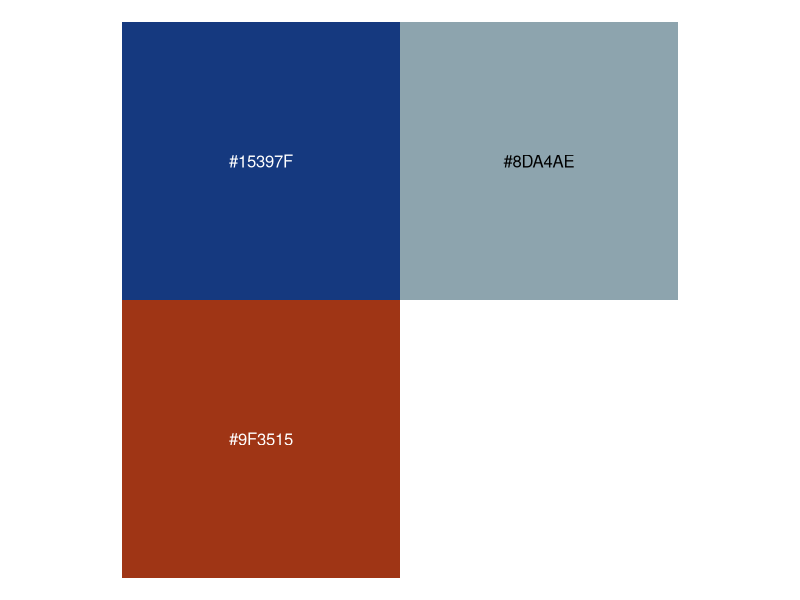

Write the R code that produced this figure. (Note: this script raises an error after producing the figure.)
## ---- chunk 1
library(tidyverse)
library(scales)
library(patchwork)
## ---- chunk 2
psc_blue <- "#15397F"
psc_lightblue <- "#8DA4AE"
psc_red <- "#9F3515"
## ---- chunk 3
show_col(
  c(
    psc_blue,
    psc_lightblue,
    psc_red
  ),
  borders = NA
)
## ---- chunk 4
single_family_homes <-
  read_rds("data/single_family_homes.rds")
## ---- chunk 5
single_family_homes |>
  print(n = Inf)
## ---- chunk 6
comparison_plot <- function(df, highlight_town) {
  df |>
    ggplot(
      aes(
        x = value,
        y = 1
      )
    ) +
    geom_hline(
      yintercept = 1,
      color = "gray90",
      linewidth = 0.25
    ) +
    geom_point(
      shape = 124,
      color = "gray80",
      size = 5
    ) +
    expand_limits(
      x = 0
    ) +
    theme_void() +
    theme(
      axis.text.x = element_text(
        size = 13,
        color = "gray40"
      ),
      legend.position = "none",
      plot.margin = margin(rep(20, 4))
    ) +
    geom_point(
      data = df |> filter(location == highlight_town),
      shape = 124,
      color = "gray30",
      size = 10
    )
}
## ---- chunk 7
#| fig-height: 1.5
comparison_plot(
  df = single_family_homes,
  highlight_town = "Hartford"
)
## ---- chunk 8
comparison_plot <- function(df, highlight_town) {
  df |>
    ggplot(
      aes(
        x = value,
        y = 1
      )
    ) +
    geom_hline(
      yintercept = 1,
      color = "gray90",
      linewidth = 0.25
    ) +
    geom_point(
      shape = 124,
      color = "gray80",
      size = 5
    ) +
    scale_x_continuous(
      labels = percent_format(accuracy = 1)
    ) +
    expand_limits(
      x = 0
    ) +
    theme_void() +
    theme(
      axis.text.x = element_text(
        size = 13,
        color = "gray40"
      ),
      legend.position = "none",
      plot.margin = margin(rep(20, 4))
    ) +
    geom_point(
      data = df |> filter(location == highlight_town),
      shape = 124,
      color = "gray30",
      size = 10
    )
}
## ---- chunk 9
#| fig-height: 1.5
comparison_plot(
  df = single_family_homes,
  highlight_town = "Hartford"
)
## ---- chunk 10
comparison_plot <- function(df, highlight_town, value_type) {
  plot <-
    df |>
    ggplot(
      aes(
        x = value,
        y = 1
      )
    ) +
    geom_hline(
      yintercept = 1,
      color = "gray90",
      linewidth = 0.25
    ) +
    geom_point(
      shape = 124,
      color = "gray80",
      size = 5
    ) +
    expand_limits(
      x = 0
    ) +
    theme_void() +
    theme(
      axis.text.x = element_text(
        size = 13,
        color = "gray40"
      ),
      legend.position = "none",
      plot.margin = margin(rep(20, 4))
    ) +
    geom_point(
      data = df |> filter(location == highlight_town),
      shape = 124,
      color = "gray30",
      size = 10
    )

  if (value_type == "percent") {
    final_plot <-
      plot +
      scale_x_continuous(
        labels = percent_format(accuracy = 1)
      )
  }

  if (value_type == "number") {
    final_plot <-
      plot +
      scale_x_continuous(
        labels = comma_format(accuracy = 1)
      )
  }

  final_plot
}
## ---- chunk 11
#| fig-height: 1.5
#| code-line-numbers: "4"
comparison_plot(
  df = single_family_homes,
  highlight_town = "Hartford",
  value_type = "percent"
)
## ---- chunk 12
total_population <-
  read_rds("data/total_population.rds")
## ---- chunk 13
total_population |>
  print(n = Inf)
## ---- chunk 14
#| fig-height: 1.5
comparison_plot(
  df = total_population,
  highlight_town = "Hartford",
  value_type = "number"
)
## ---- chunk 15
total_population <-
  read_rds("data/total_population.rds")
## ---- chunk 16
#| echo: true
big_number_plot <- function(value, text) { }
## ---- chunk 17
#| echo: true
#| code-line-numbers: "3-13"
big_number_plot <- function(value, text) {
  ggplot() +
    # Add value
    geom_text(
      aes(
        x = 1,
        y = 1,
        label = value
      ),
      fontface = "bold",
      size = 20,
      hjust = 0
    ) +
    theme_void()
}
## ---- chunk 18
#| echo: true
#| code-line-numbers: "15-24"
big_number_plot <- function(value, text) {
  ggplot() +
    # Add value
    geom_text(
      aes(
        x = 1,
        y = 1,
        label = value
      ),
      fontface = "bold",
      size = 20,
      hjust = 0
    ) +
    # Add text
    geom_text(
      aes(
        x = 1,
        y = 2,
        label = str_to_upper(text)
      ),
      color = "gray70",
      size = 7,
      hjust = 0
    ) +
    theme_void()
}
## ---- chunk 19
#| echo: true
#| code-line-numbers: "25"
big_number_plot <- function(value, text) {
  ggplot() +
    # Add value
    geom_text(
      aes(
        x = 1,
        y = 1,
        label = value
      ),
      fontface = "bold",
      size = 20,
      hjust = 0
    ) +
    # Add text
    geom_text(
      aes(
        x = 1,
        y = 2,
        label = str_to_upper(text)
      ),
      color = "gray70",
      size = 7,
      hjust = 0
    ) +
    theme_void()
}
## ---- chunk 20
big_number_plot <- function(value, text) {
  ggplot() +
    # Add value
    geom_text(
      aes(
        x = 1,
        y = 1,
        label = value
      ),
      fontface = "bold",
      size = 20,
      hjust = 0
    ) +
    # Add text
    geom_text(
      aes(
        x = 1,
        y = 2,
        label = str_to_upper(text)
      ),
      color = "gray70",
      size = 7,
      hjust = 0,
      lineheight = 1
    ) +
    scale_y_continuous(limits = c(0, 2.25)) +
    theme_void()
}
## ---- chunk 21
#| fig-height: 2
big_number_plot(
  value = "19%",
  text = "Single-Family Homes as\nPercent of All Homes"
)
## ---- chunk 22
#| echo: true
psc_blue <- "#15397F"
psc_lightblue <- "#8DA4AE"
psc_red <- "#9F3515"
## ---- chunk 23
show_col(
  c(
    psc_blue,
    psc_lightblue,
    psc_red
  ),
  borders = NA
)
## ---- chunk 24
comparison_plot <- function(df, highlight_town, highlight_color, value_type) {
  plot <-
    df |>
    ggplot(
      aes(
        x = value,
        y = 1
      )
    ) +
    geom_hline(
      yintercept = 1,
      color = "gray90",
      linewidth = 0.25
    ) +
    geom_point(
      shape = 124,
      color = "gray80",
      size = 5
    ) +
    expand_limits(
      x = 0
    ) +
    theme_void() +
    theme(
      axis.text.x = element_text(
        size = 13,
        color = "gray40"
      ),
      legend.position = "none",
      plot.margin = margin(rep(20, 4))
    ) +
    geom_point(
      data = df |> filter(location == highlight_town),
      shape = 124,
      color = highlight_color,
      size = 10
    )

  if (value_type == "percent") {
    final_plot <-
      plot +
      scale_x_continuous(
        labels = percent_format(accuracy = 1)
      )
  }

  if (value_type == "number") {
    final_plot <-
      plot +
      scale_x_continuous(
        labels = comma_format(accuracy = 1)
      )
  }

  final_plot
}
## ---- chunk 25
#| fig-height: 1.5
comparison_plot(
  df = single_family_homes,
  highlight_town = "Hartford",
  highlight_color = psc_blue,
  value_type = "percent"
)
## ---- chunk 26
#| fig-height: 1.5
comparison_plot(
  df = total_population,
  highlight_town = "Hartford",
  highlight_color = psc_red,
  value_type = "number"
)
## ---- chunk 27
#| echo: true
big_number_plot <- function(value, text, value_color) { }
## ---- chunk 28
#| echo: true
#| code-line-numbers: "1,10"
big_number_plot <- function(value, text, value_color) {
  ggplot() +
    # Add value
    geom_text(
      aes(
        x = 1,
        y = 1,
        label = value
      ),
      color = value_color,
      fontface = "bold",
      size = 20,
      hjust = 0
    ) +
    # Add text
    geom_text(
      aes(
        x = 1,
        y = 2,
        label = str_to_upper(text)
      ),
      size = 7,
      hjust = 0
    ) +
    theme_void()
}
## ---- chunk 29
big_number_plot <- function(value, text, value_color) {
  ggplot() +
    # Add value
    geom_text(
      aes(
        x = 1,
        y = 1,
        label = value
      ),
      color = value_color,
      fontface = "bold",
      size = 20,
      hjust = 0
    ) +
    # Add text
    geom_text(
      aes(
        x = 1,
        y = 2,
        label = str_to_upper(text)
      ),
      color = "gray70",
      size = 7,
      hjust = 0,
      lineheight = 1
    ) +
    scale_y_continuous(limits = c(0, 2.5)) +
    theme_void()
}
## ---- chunk 30
#| fig-height: 1.75
big_number_plot(
  value = "19%",
  text = "Single-Family Homes as\nPercent of All Homes",
  value_color = psc_blue
)
## ---- chunk 31
#| fig-height: 1.75
big_number_plot(
  value = "122,549",
  text = "Total Population",
  value_color = psc_red
)
## ---- chunk 32
theme_psc <- function() {
  theme_void(base_family = "Open Sans") +
    theme(
      axis.text.x = element_text(
        size = 13,
        color = "gray40"
      ),
      legend.position = "none",
      plot.margin = margin(rep(20, 4))
    )
}
## ---- chunk 33
#| fig-height: 1.5
comparison_plot(
  df = total_population,
  highlight_town = "Hartford",
  highlight_color = psc_red,
  value_type = "number"
)
## ---- chunk 34
#| fig-height: 1.5
comparison_plot(
  df = total_population,
  highlight_town = "Hartford",
  highlight_color = psc_red,
  value_type = "number"
) +
  theme_psc()
## ---- chunk 35
theme_psc <- function() {
  theme_void(base_family = "Open Sans")
}
## ---- chunk 36
#| fig-height: 1.75
big_number_plot(
  value = "122,549",
  text = "Total Population",
  value_color = psc_red
)
## ---- chunk 37
#| fig-height: 1.75
big_number_plot(
  value = "122,549",
  text = "Total Population",
  value_color = psc_red
) +
  theme_psc()
## ---- chunk 38
#| fig-height: 1.75
big_number_plot(
  value = "122,549",
  text = "Total Population",
  value_color = psc_red
)
## ---- chunk 39
#| echo: true
update_geom_defaults(
  geom = "text",
  aes(family = "Open Sans")
)
## ---- chunk 40
#| fig-height: 1.75
big_number_plot(
  value = "122,549",
  text = "Total Population",
  value_color = psc_red
)
